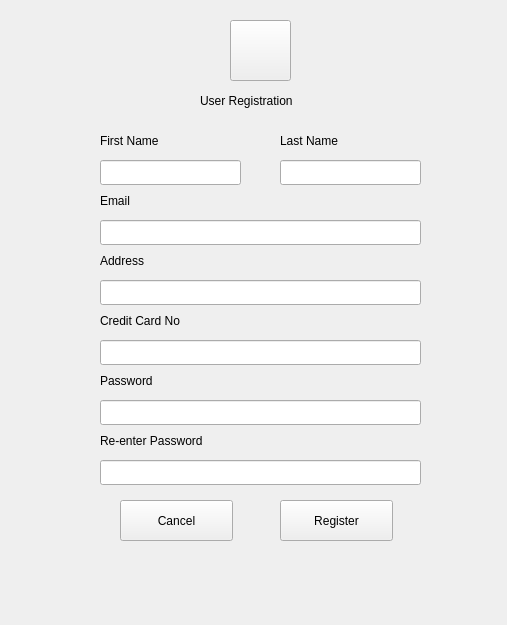
<?xml version="1.0" encoding="UTF-8"?>
<ui version="4.0">
 <class>Form</class>
 <widget class="QWidget" name="Form">
  <property name="geometry">
   <rect>
    <x>0</x>
    <y>0</y>
    <width>507</width>
    <height>625</height>
   </rect>
  </property>
  <property name="windowTitle">
   <string>User Registration</string>
  </property>
  <widget class="QLabel" name="label">
   <property name="geometry">
    <rect>
     <x>100</x>
     <y>130</y>
     <width>91</width>
     <height>21</height>
    </rect>
   </property>
   <property name="text">
    <string>First Name</string>
   </property>
  </widget>
  <widget class="QLabel" name="label_2">
   <property name="geometry">
    <rect>
     <x>280</x>
     <y>130</y>
     <width>91</width>
     <height>21</height>
    </rect>
   </property>
   <property name="text">
    <string>Last Name</string>
   </property>
  </widget>
  <widget class="QLineEdit" name="lineEditFirstName">
   <property name="geometry">
    <rect>
     <x>100</x>
     <y>160</y>
     <width>141</width>
     <height>25</height>
    </rect>
   </property>
  </widget>
  <widget class="QLineEdit" name="lineEditLastName">
   <property name="geometry">
    <rect>
     <x>280</x>
     <y>160</y>
     <width>141</width>
     <height>25</height>
    </rect>
   </property>
  </widget>
  <widget class="QLabel" name="label_3">
   <property name="geometry">
    <rect>
     <x>100</x>
     <y>250</y>
     <width>91</width>
     <height>21</height>
    </rect>
   </property>
   <property name="text">
    <string>Address</string>
   </property>
  </widget>
  <widget class="QLineEdit" name="lineEditAddress">
   <property name="geometry">
    <rect>
     <x>100</x>
     <y>280</y>
     <width>321</width>
     <height>25</height>
    </rect>
   </property>
  </widget>
  <widget class="QPushButton" name="pushButtonRegister">
   <property name="geometry">
    <rect>
     <x>280</x>
     <y>500</y>
     <width>113</width>
     <height>41</height>
    </rect>
   </property>
   <property name="text">
    <string>Register</string>
   </property>
  </widget>
  <widget class="QLabel" name="label_5">
   <property name="geometry">
    <rect>
     <x>100</x>
     <y>310</y>
     <width>91</width>
     <height>21</height>
    </rect>
   </property>
   <property name="text">
    <string>Credit Card No</string>
   </property>
  </widget>
  <widget class="QLineEdit" name="lineEditCreditCardNo">
   <property name="geometry">
    <rect>
     <x>100</x>
     <y>340</y>
     <width>321</width>
     <height>25</height>
    </rect>
   </property>
  </widget>
  <widget class="QLabel" name="label_6">
   <property name="geometry">
    <rect>
     <x>100</x>
     <y>190</y>
     <width>91</width>
     <height>21</height>
    </rect>
   </property>
   <property name="text">
    <string>Email</string>
   </property>
  </widget>
  <widget class="QLineEdit" name="lineEditEmail">
   <property name="geometry">
    <rect>
     <x>100</x>
     <y>220</y>
     <width>321</width>
     <height>25</height>
    </rect>
   </property>
  </widget>
  <widget class="QLabel" name="label_7">
   <property name="geometry">
    <rect>
     <x>100</x>
     <y>370</y>
     <width>91</width>
     <height>21</height>
    </rect>
   </property>
   <property name="text">
    <string>Password</string>
   </property>
  </widget>
  <widget class="QLineEdit" name="lineEditPassword_1">
   <property name="geometry">
    <rect>
     <x>100</x>
     <y>400</y>
     <width>321</width>
     <height>25</height>
    </rect>
   </property>
   <property name="echoMode">
    <enum>QLineEdit::Password</enum>
   </property>
  </widget>
  <widget class="QPushButton" name="pushButtonCancel">
   <property name="geometry">
    <rect>
     <x>120</x>
     <y>500</y>
     <width>113</width>
     <height>41</height>
    </rect>
   </property>
   <property name="text">
    <string>Cancel</string>
   </property>
  </widget>
  <widget class="QLabel" name="label_8">
   <property name="geometry">
    <rect>
     <x>200</x>
     <y>90</y>
     <width>141</width>
     <height>21</height>
    </rect>
   </property>
   <property name="text">
    <string>User Registration</string>
   </property>
  </widget>
  <widget class="QPushButton" name="pushButton_3">
   <property name="geometry">
    <rect>
     <x>230</x>
     <y>20</y>
     <width>61</width>
     <height>61</height>
    </rect>
   </property>
   <property name="text">
    <string/>
   </property>
   <property name="icon">
    <iconset>
     <normaloff>../icons/registration.svg</normaloff>../icons/registration.svg</iconset>
   </property>
   <property name="iconSize">
    <size>
     <width>60</width>
     <height>60</height>
    </size>
   </property>
  </widget>
  <widget class="QLabel" name="label_9">
   <property name="geometry">
    <rect>
     <x>100</x>
     <y>430</y>
     <width>141</width>
     <height>21</height>
    </rect>
   </property>
   <property name="text">
    <string>Re-enter Password</string>
   </property>
  </widget>
  <widget class="QLineEdit" name="lineEditPassword_2">
   <property name="geometry">
    <rect>
     <x>100</x>
     <y>460</y>
     <width>321</width>
     <height>25</height>
    </rect>
   </property>
   <property name="echoMode">
    <enum>QLineEdit::Password</enum>
   </property>
  </widget>
 </widget>
 <resources/>
 <connections/>
</ui>
